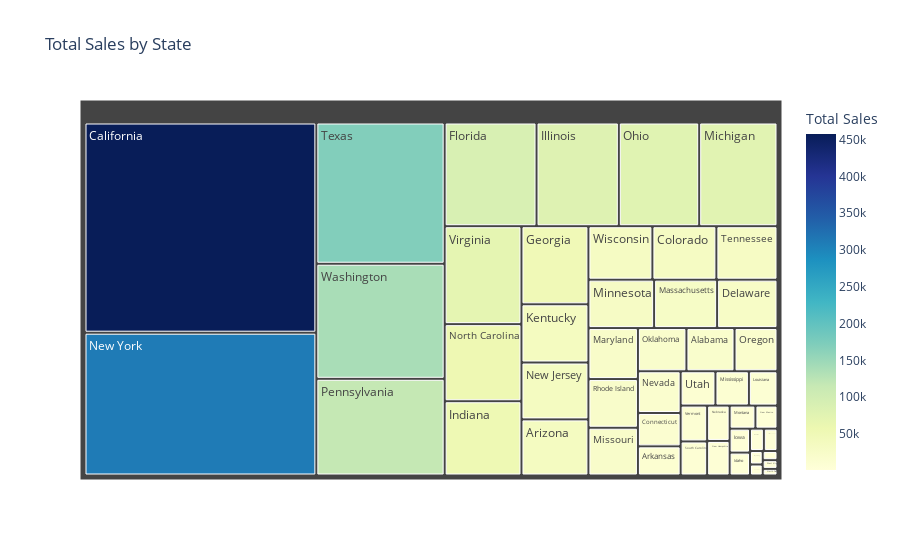

Source (notebook cell):
### Code cell
import plotly.express as px

fig = px.treemap(state_sales, path=['State'], values='Total Sales',
                 color='Total Sales', color_continuous_scale='YlGnBu',
                 title='Total Sales by State')
fig.show()

### Figure 1 — Plotly figure (JSON) as saved in the notebook; plotly's stock layout.template omitted (floating-point values rounded to 4 significant figures)
{"data": [{"branchvalues": "total", "customdata": [[457700.0], [310900.0], [170200.0], [138600.0], [116500.0], [89470.0], [80170.0], [78260.0], [76270.0], [70640.0], [55600.0], [53560.0], [49100.0], [36590.0], [35760.0], [35280.0], [32110.0], [32110.0], [30660.0], [29860.0], [28630.0], [27450.0], [23710.0], [22630.0], [22210.0], [19680.0], [19510.0], [17430.0], [16730.0], [13380.0], [11680.0], [11220.0], [10770.0], [9217.0], [8929.0], [8482.0], [7465.0], [7293.0], [5589.0], [4784.0], [4580.0], [4382.0], [2914.0], [2865.0], [1603.0], [1316.0], [1271.0], [1210.0], [919.9]], "domain": {"x": [0.0, 1.0], "y": [0.0, 1.0]}, "hovertemplate": "labels=%{label}<br>Total Sales_sum=%{value}<br>parent=%{parent}<br>id=%{id}<br>Total Sales=%{color}<extra></extra>", "ids": ["California", "New York", "Texas", "Washington", "Pennsylvania", "Florida", "Illinois", "Ohio", "Michigan", "Virginia", "North Carolina", "Indiana", "Georgia", "Kentucky", "New Jersey", "Arizona", "Wisconsin", "Colorado", "Tennessee", "Minnesota", "Massachusetts", "Delaware", "Maryland", "Rhode Island", "Missouri", "Oklahoma", "Alabama", "Oregon", "Nevada", "Connecticut", "Arkansas", "Utah", "Mississippi", "Louisiana", "Vermont", "South Carolina", "Nebraska", "New Hampshire", "Montana", "New Mexico", "Iowa", "Idaho", "Kansas", "District of Columbia", "Wyoming", "South Dakota", "Maine", "West Virginia", "North Dakota"], "labels": ["California", "New York", "Texas", "Washington", "Pennsylvania", "Florida", "Illinois", "Ohio", "Michigan", "Virginia", "North Carolina", "Indiana", "Georgia", "Kentucky", "New Jersey", "Arizona", "Wisconsin", "Colorado", "Tennessee", "Minnesota", "Massachusetts", "Delaware", "Maryland", "Rhode Island", "Missouri", "Oklahoma", "Alabama", "Oregon", "Nevada", "Connecticut", "Arkansas", "Utah", "Mississippi", "Louisiana", "Vermont", "South Carolina", "Nebraska", "New Hampshire", "Montana", "New Mexico", "Iowa", "Idaho", "Kansas", "District of Columbia", "Wyoming", "South Dakota", "Maine", "West Virginia", "North Dakota"], "marker": {"coloraxis": "coloraxis", "colors": [457700.0, 310900.0, 170200.0, 138600.0, 116500.0, 89470.0, 80170.0, 78260.0, 76270.0, 70640.0, 55600.0, 53560.0, 49100.0, 36590.0, 35760.0, 35280.0, 32110.0, 32110.0, 30660.0, 29860.0, 28630.0, 27450.0, 23710.0, 22630.0, 22210.0, 19680.0, 19510.0, 17430.0, 16730.0, 13380.0, 11680.0, 11220.0, 10770.0, 9217.0, 8929.0, 8482.0, 7465.0, 7293.0, 5589.0, 4784.0, 4580.0, 4382.0, 2914.0, 2865.0, 1603.0, 1316.0, 1271.0, 1210.0, 919.9]}, "name": "", "parents": ["", "", "", "", "", "", "", "", "", "", "", "", "", "", "", "", "", "", "", "", "", "", "", "", "", "", "", "", "", "", "", "", "", "", "", "", "", "", "", "", "", "", "", "", "", "", "", "", ""], "values": [457700.0, 310900.0, 170200.0, 138600.0, 116500.0, 89470.0, 80170.0, 78260.0, 76270.0, 70640.0, 55600.0, 53560.0, 49100.0, 36590.0, 35760.0, 35280.0, 32110.0, 32110.0, 30660.0, 29860.0, 28630.0, 27450.0, 23710.0, 22630.0, 22210.0, 19680.0, 19510.0, 17430.0, 16730.0, 13380.0, 11680.0, 11220.0, 10770.0, 9217.0, 8929.0, 8482.0, 7465.0, 7293.0, 5589.0, 4784.0, 4580.0, 4382.0, 2914.0, 2865.0, 1603.0, 1316.0, 1271.0, 1210.0, 919.9], "type": "treemap"}], "layout": {"coloraxis": {"colorbar": {"title": {"text": "Total Sales"}}, "colorscale": [[0.0, "rgb(255,255,217)"], [0.125, "rgb(237,248,177)"], [0.25, "rgb(199,233,180)"], [0.375, "rgb(127,205,187)"], [0.5, "rgb(65,182,196)"], [0.625, "rgb(29,145,192)"], [0.75, "rgb(34,94,168)"], [0.875, "rgb(37,52,148)"], [1.0, "rgb(8,29,88)"]]}, "legend": {"tracegroupgap": 0}, "title": {"text": "Total Sales by State"}}}
